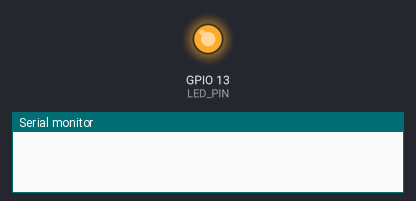
Bench run of a program on a simulated ESP32-S3. Shown: output pins drawn as LEDs (lit = HIGH), the last lines printed to the serial monitor.

Above: at 0.4 s.
At 19.3 s:
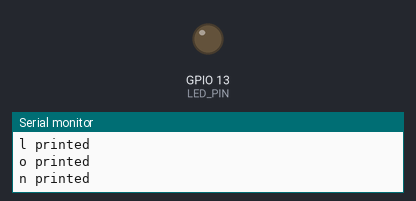
Timing chart, 0 to 27.2 s (numbered marks = the images above):
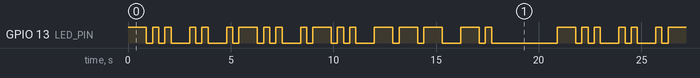

Measured:
- by itself, GPIO 13 (LED_PIN): moves between LOW and HIGH, repeating every 20.9 s
- by itself, everything shown: repeats every 20.9 s, in 36 steps

The program:

main.cpp
```cpp
#include <Arduino.h>

//variable declaraitions go here:

constexpr int LED_PIN = 13;


// put function declarations here:

void setup() {

 Serial.begin(115200);
 pinMode(LED_PIN, OUTPUT);
}
//dot helper function
void dot()
{
 digitalWrite(LED_PIN, HIGH);
 delay(300);           // 300ms pulse
 digitalWrite(LED_PIN, LOW);
 //delay(300);
}
//dash helper function
void dash()
{
 digitalWrite(LED_PIN, HIGH);
 delay(900);           // 900ms pulse
 digitalWrite(LED_PIN, LOW);
 //delay(900);
}
//helper function for delay after dash or dot
void dashdotdelay()
{
  delay(300);
}
//Helper function for word delay. Discontinued after D and i.
void worddelay()
{
  delay(900);
}

void loop() {
  // put your main code here, to run repeatedly:
   //D
   dash();
   dashdotdelay();
   dot();
   dashdotdelay();
   dot();
   worddelay();
   Serial.println("D printed");
   //i
   dot();
   dashdotdelay();
   dot();
   worddelay();
   Serial.println("i printed");
   //l
   dot();
   dashdotdelay();
   dash();
   dashdotdelay();
   dot();
   dashdotdelay();
   dot();
   delay(900);
   Serial.println("l printed");
  //l

   dot();
   dashdotdelay();
   dash();
   dashdotdelay();
   dot();
   dashdotdelay();
   dot();
   delay(900);
   Serial.println("l printed");
   //o

   dash();
   dashdotdelay();
   dash();
   dashdotdelay();
   dash();
   delay(900);
   Serial.println("o printed");
   //n

   dash();
   dashdotdelay();
   dot();
   dashdotdelay();
   delay(900);
   Serial.println("n printed");


   //delay before reset
   delay(2000);
}
```
